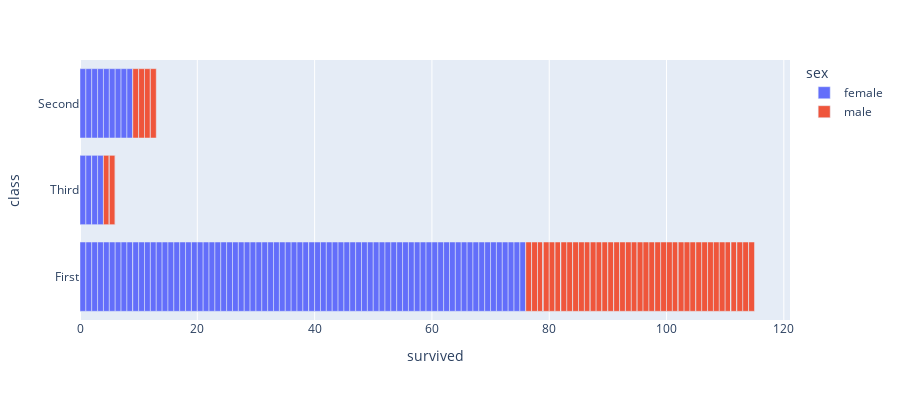

Source (notebook cell):
### Code cell
# SURVIVES VS CLASS

fig = px.bar(df,x='survived', y='class',color='sex',height=400)
fig.show()

### Figure 1 — Plotly figure (JSON) as saved in the notebook; plotly's stock layout.template omitted (floating-point values rounded to 4 significant figures)
{"data": [{"alignmentgroup": "True", "hovertemplate": "sex=female<br>survived=%{x}<br>class=%{y}<extra></extra>", "legendgroup": "female", "marker": {"color": "#636efa", "pattern": {"shape": ""}}, "name": "female", "offsetgroup": "female", "orientation": "h", "showlegend": true, "textposition": "auto", "type": "bar", "x": [1, 1, 1, 1, 1, 1, 1, 1, 1, 1, 1, 1, 1, 0, 1, 1, 0, 1, 1, 1, 0, 1, 1, 1, 1, 1, 0, 1, 1, 1, 1, 1, 1, 1, 1, 1, 1, 1, 1, 1, 1, 1, 1, 1, 1, 1, 1, 1, 1, 1, 1, 1, 0, 1, 1, 1, 1, 1, 1, 1, 1, 1, 1, 1, 1, 1, 1, 1, 1, 1, 1, 1, 1, 1, 1, 1, 1, 1, 1, 1, 1, 0, 1, 1, 1, 1, 1, 1, 1, 1, 1, 1, 1, 1, 1], "xaxis": "x", "y": ["First", "First", "Third", "First", "First", "First", "Second", "First", "Second", "Third", "First", "First", "First", "First", "First", "First", "Third", "First", "First", "First", "Third", "First", "First", "First", "First", "First", "First", "First", "Second", "First", "First", "First", "First", "First", "First", "First", "Second", "First", "First", "First", "Second", "First", "First", "First", "First", "Third", "First", "First", "First", "Second", "First", "First", "First", "First", "Second", "First", "First", "First", "First", "First", "First", "First", "First", "First", "First", "First", "First", "Second", "First", "First", "First", "First", "First", "First", "First", "Second", "First", "First", "First", "First", "First", "Second", "First", "First", "First", "First", "First", "Third", "First", "First", "First", "First", "First", "First", "First"], "yaxis": "y"}, {"alignmentgroup": "True", "hovertemplate": "sex=male<br>survived=%{x}<br>class=%{y}<extra></extra>", "legendgroup": "male", "marker": {"color": "#EF553B", "pattern": {"shape": ""}}, "name": "male", "offsetgroup": "male", "orientation": "h", "showlegend": true, "textposition": "auto", "type": "bar", "x": [0, 1, 1, 0, 0, 1, 0, 0, 0, 0, 1, 0, 0, 0, 0, 0, 0, 0, 0, 0, 1, 0, 1, 1, 1, 0, 1, 0, 0, 0, 0, 0, 0, 1, 1, 0, 0, 0, 1, 0, 1, 0, 1, 1, 1, 0, 0, 1, 1, 0, 1, 0, 1, 0, 0, 1, 0, 0, 0, 1, 0, 0, 0, 0, 1, 1, 0, 1, 1, 1, 0, 1, 1, 1, 1, 0, 0, 0, 1, 1, 1, 0, 0, 1, 1, 0, 1, 0, 1, 1, 1, 0, 0, 0, 1, 0, 0, 0, 1, 0, 0, 1, 1, 0, 0, 1], "xaxis": "x", "y": ["First", "Second", "First", "First", "First", "First", "First", "Third", "First", "First", "First", "First", "First", "First", "First", "First", "First", "Second", "First", "First", "Second", "First", "Second", "First", "First", "First", "First", "First", "First", "First", "First", "First", "Second", "First", "First", "First", "First", "First", "Second", "First", "First", "First", "First", "Third", "First", "First", "First", "First", "First", "First", "First", "First", "First", "First", "First", "First", "First", "First", "First", "First", "First", "First", "First", "First", "First", "First", "First", "First", "First", "First", "First", "First", "First", "First", "First", "First", "First", "First", "First", "First", "First", "First", "Third", "First", "First", "First", "First", "Third", "First", "First", "First", "First", "First", "First", "Third", "Third", "First", "First", "First", "First", "First", "First", "First", "First", "First", "First"], "yaxis": "y"}], "layout": {"barmode": "relative", "height": 400, "legend": {"title": {"text": "sex"}, "tracegroupgap": 0}, "margin": {"t": 60}, "xaxis": {"anchor": "y", "domain": [0, 1], "title": {"text": "survived"}}, "yaxis": {"anchor": "x", "domain": [0, 1], "title": {"text": "class"}}}}
